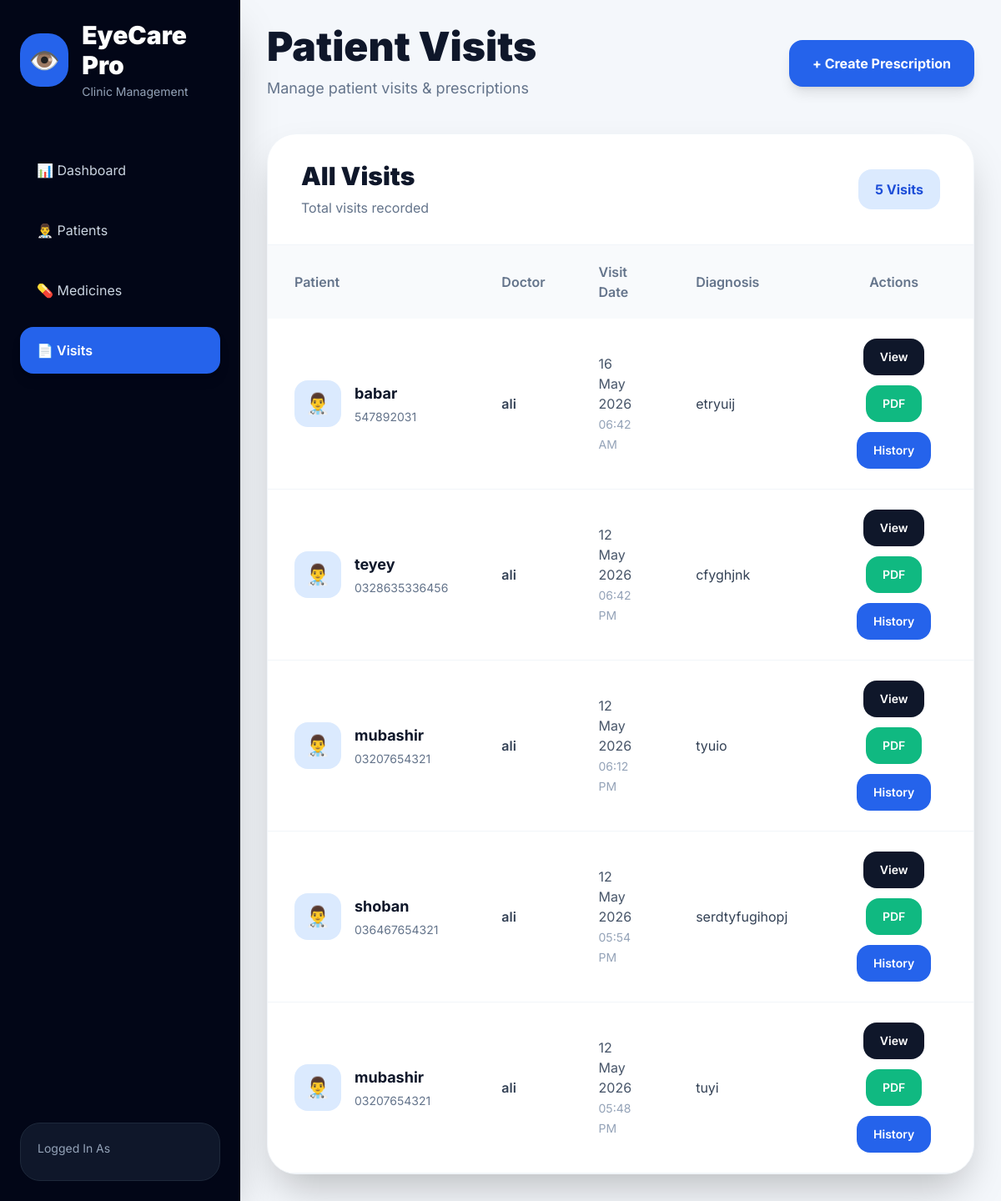
Page /prescriptions/visits/ on the earlier database version.
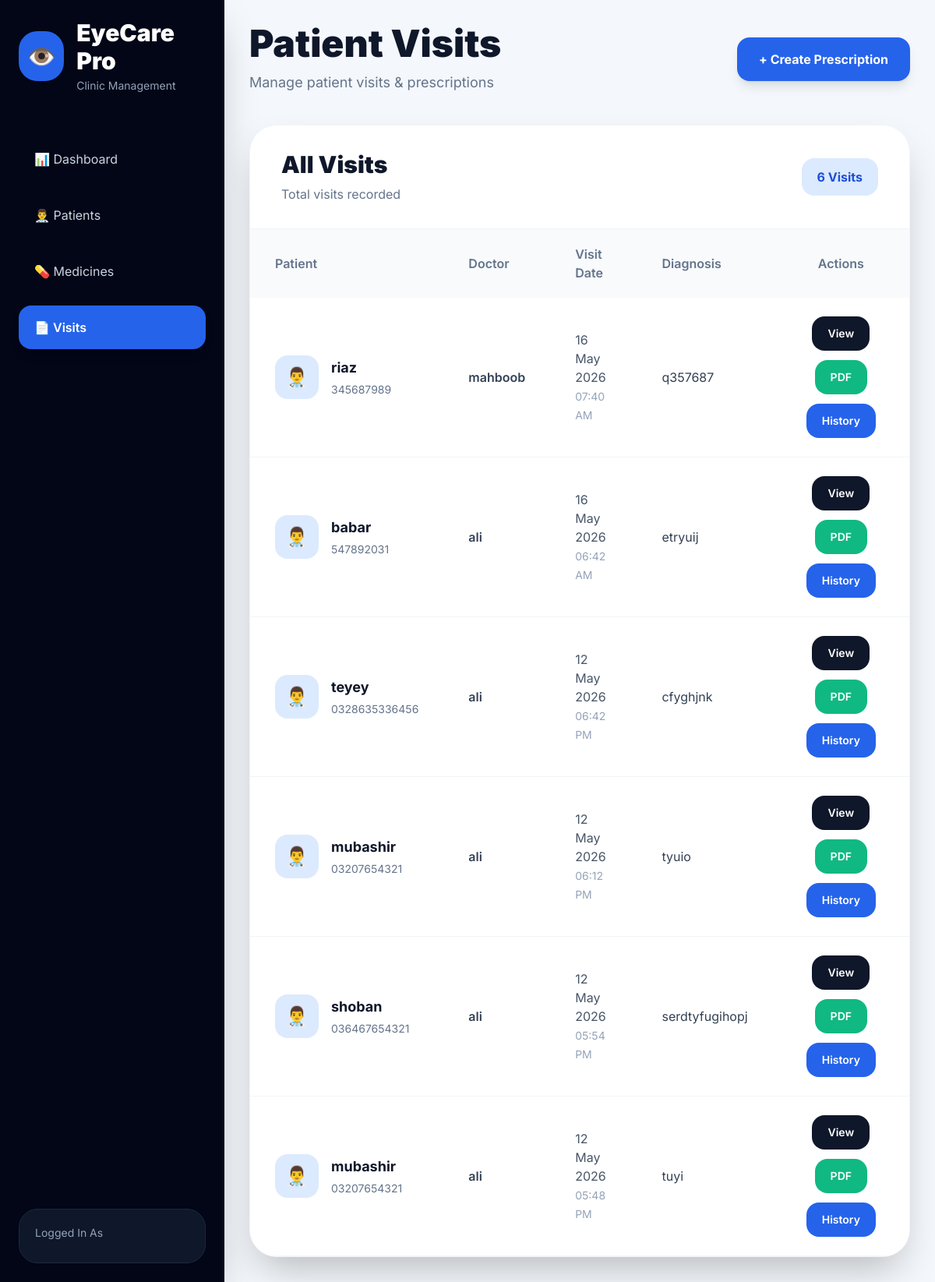
Same page on the later database version.
### prescriptions/models.py (models this page shows, shortened)
class Visit(models.Model):
    patient = models.ForeignKey(
        Patient,
        on_delete=models.CASCADE,
        related_name='visits'
    )
    doctor = models.ForeignKey(
        User,
        on_delete=models.SET_NULL,
        null=True,
        blank=True
    )
    complaints = models.TextField(
        blank=True,
        null=True
    )
    diagnosis = models.TextField(
        blank=True,
        null=True
    )
    notes = models.TextField(
        blank=True,
        null=True
    )
    visit_date = models.DateTimeField(
        auto_now_add=True
    )

### patients/models.py (models this page shows, shortened)
class Patient(models.Model):
    GENDER_CHOICES = (
        ('Male', 'Male'),
        ('Female', 'Female'),
    )
    name = models.CharField(
        max_length=200
    )
    phone = models.CharField(
        max_length=20,
        unique=True
    )
    age = models.PositiveIntegerField()
    gender = models.CharField(
        max_length=10,
        choices=GENDER_CHOICES
    )
    address = models.TextField(
        blank=True,
        null=True
    )
    eye_notes = models.TextField(
        blank=True,
        null=True
    )
    created_at = models.DateTimeField(
        auto_now_add=True
    )
    updated_at = models.DateTimeField(
        auto_now=True
    )

### prescriptions/views.py (the view)
def visit_list(request):
    visits = Visit.objects.all().order_by('-id')
    context = {
        'visits': visits
    }
    return render(
        request,
        'visit_list.html',
        context
    )

### Userclinic/context_processors.py (called while the page is built)
def user_role(request):
    role = ''
    try:
        if request.user.is_authenticated:
            role = request.user.profile.role
    except Exception:
        role = ''
    return {
        'user_role': role,
        'is_admin': role == 'ADMIN',
        'is_consultant': role == 'CONSULTANT',
    }

### templates/visit_list.html (shortened to what the changed rows need)
<!DOCTYPE html>
<html lang="en">
<head>
    <script src="https://cdn.tailwindcss.com"></script>
</head>
<body>
<div class="flex min-h-screen">
    <aside class="w-72 bg-slate-950 text-white p-6 flex flex-col justify-between shadow-2xl">
        <div>
            <div class="mb-14">
                <div class="flex items-center gap-4">
                    <div>
                        <h1 class="text-3xl font-black">
                            EyeCare Pro
                        </h1>
                    </div>
                </div>
            </div>
        </div>
    </aside>
    <main class="flex-1 p-8 overflow-y-auto">
        <div class="flex justify-between items-center mb-10">
            <div>
                <h1 class="text-5xl font-black text-slate-900">
                    Patient Visits
                </h1>
            </div>
        </div>
        <div class="bg-white rounded-[35px] shadow-2xl border border-slate-100 overflow-hidden">
            <div class="flex justify-between items-center px-10 py-8 border-b border-slate-100">
                <div>
                    <h2 class="text-3xl font-black text-slate-900">
                        All Visits
                    </h2>
                    <p class="text-slate-500 mt-2">
                    </p>
                </div>
                <div class="bg-blue-100 text-blue-700 px-5 py-3 rounded-2xl font-bold">
                    {{ visits.count }} Visits
                </div>
            </div>
            <div class="overflow-x-auto">
                <table class="w-full">
                    <thead class="bg-slate-50">
                        <tr>
                            <th class="text-left px-8 py-5 text-slate-500 font-semibold">
                                Patient
                            </th>
                            <th class="text-left px-8 py-5 text-slate-500 font-semibold">
                                Doctor
                            </th>
                            <th class="text-left px-8 py-5 text-slate-500 font-semibold">
                                Visit Date
                            </th>
                            <th class="text-left px-8 py-5 text-slate-500 font-semibold">
                                Diagnosis
                            </th>
                            <th class="text-center px-8 py-5 text-slate-500 font-semibold">
                                Actions
                            </th>
                        </tr>
                    </thead>
                    <tbody>
                        {% for visit in visits %}
                        <tr class="border-b border-slate-100 hover:bg-slate-50 smooth">
                            <td class="px-8 py-6">
                                <div class="flex items-center gap-4">
                                    <div class="w-14 h-14 rounded-2xl bg-blue-100 flex items-center justify-center text-2xl">
                                        👨‍⚕️
                                    </div>
                                    <div>
                                        <h3 class="font-bold text-slate-900 text-lg">
                                            {{ visit.patient.name }}
                                        </h3>
                                        <p class="text-sm text-slate-500 mt-1">
                                            {{ visit.patient.phone }}
                                        </p>
                                    </div>
                                </div>
                            </td>
                            <td class="px-8 py-6 text-slate-700 font-semibold">
                                {{ visit.doctor.username }}
                            </td>
                            <td class="px-8 py-6 text-slate-600">
                                {{ visit.visit_date|date:"d M Y" }}
                                <br>
                                <span class="text-sm text-slate-400">
                                    {{ visit.visit_date|time:"h:i A" }}
                                </span>
                            </td>
                            <td class="px-8 py-6">
                                <div class="max-w-xs truncate text-slate-700">
                                    {{ visit.diagnosis|default:"No Diagnosis" }}
                                </div>
                            </td>
                            <td class="px-8 py-6">
                                <div class="flex items-center justify-center gap-3 flex-wrap">
                                    <a href="{% url 'prescription_detail' visit.prescription.id %}"
                                       class="bg-slate-900 hover:bg-black text-white px-5 py-3 rounded-2xl text-sm font-semibold smooth">
                                        View
                                    </a>
                                    <a href="{% url 'prescription_pdf' visit.prescription.id %}"
                                       class="bg-emerald-500 hover:bg-emerald-600 text-white px-5 py-3 rounded-2xl text-sm font-semibold smooth">
                                        PDF
                                    </a>
                                    <a href="{% url 'patient_history' visit.patient.id %}"
                                       class="bg-blue-600 hover:bg-blue-700 text-white px-5 py-3 rounded-2xl text-sm font-semibold smooth">
                                        History
                                    </a>
                                </div>
                            </td>
                        </tr>
                        {% endfor %}
                    </tbody>
                </table>
            </div>
        </div>
    </main>
</div>
</body>
</html>

Differences in the rows shown:
added Visit: patient.name "riaz", patient.phone "345687989", doctor.username "mahboob", visit_date "16 May 2026", visit_date "07:40 AM", diagnosis "q357687"
Other differences:
{{ visits.count }}: "5" → "6"
